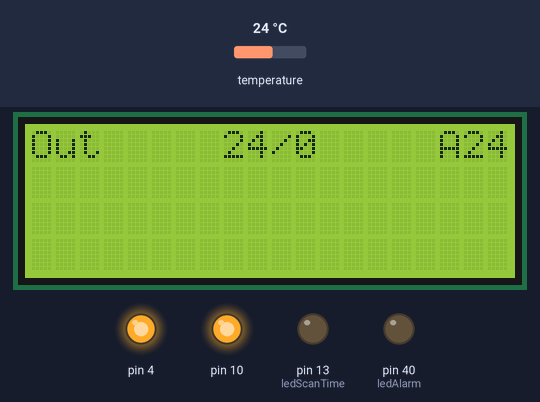
This sketch was run on a simulated Arduino Mega 2560, built with avr-gcc and run on an emulated ATmega2560. Shown: 20×4 character LCD, output pins drawn as LEDs (lit = HIGH). The inputs (shaded band) are chosen by the test bench; at power-on: temperature 24 °C. What the sketch prints to the serial monitor is not drawn.

Above: at 2.0 s.
2.1 s: temperature set to 12 °C
At 6.2 s:
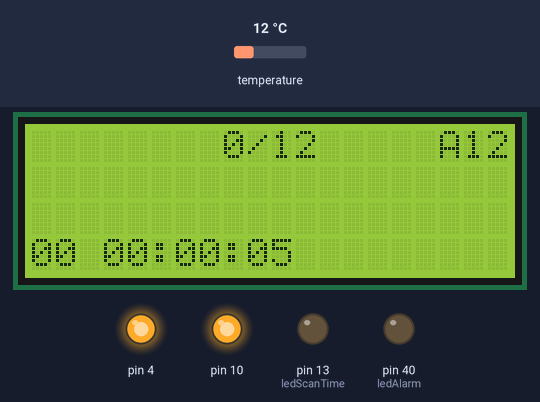
11.6 s: temperature set to 19 °C
At 16.4 s:
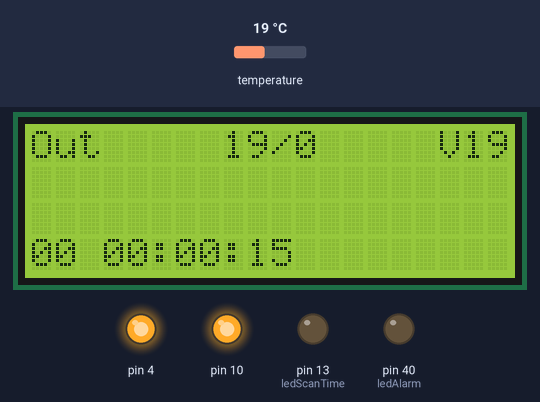
21.6 s: temperature set to 4 °C
At 31.3 s:
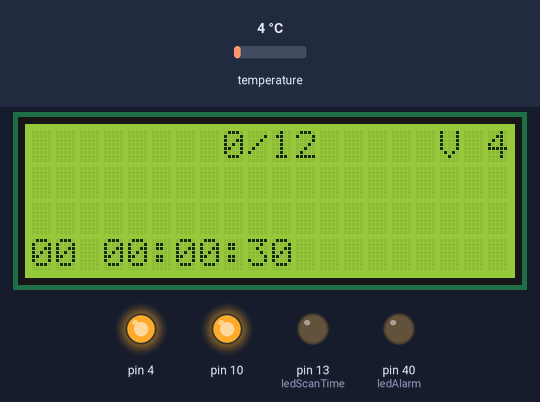
31.6 s: temperature set to 5.3 °C
At 45.5 s:
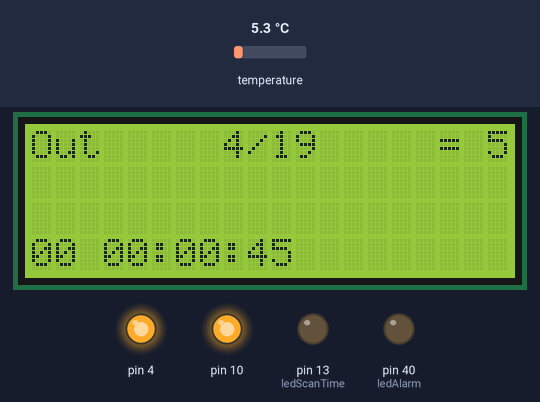
Timing chart, 0 to 66.5 s (numbered marks = the images above; inputs shaded):
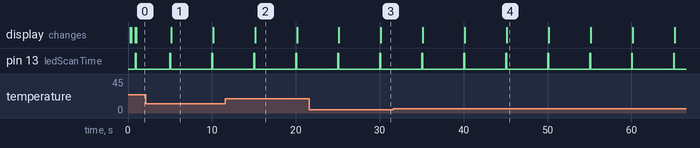

Measured:
- the behaviour switches between 4.9 and 5 °C on temperature (found by bisection; images 3 and 4)
- after the input at 21.6 s, the display: first changes after 3.5 s (image 3 shows a later state)
- by itself, pin 13 (ledScanTime): alternates HIGH for 0.11 s and LOW for 4.9 s
- what the display in image 1 shows lasts 5.0 s, from 5.1 s to 10.1 s

The sketch:

terarium.ino
```cpp
#include <LiquidCrystal_I2C.h>
#include <OneWire.h>
#include <DallasTemperature.h>
/*
  #if defined(ARDUINO) && ARDUINO > 18
  #include <SPI.h>
  #endif
  #include <Ethernet.h>
  #include <EthernetDHCP.h>
*/
// Data wire is plugged into port 2 on the Arduino
#define ONE_WIRE_BUS 2
#define TEMPERATURE_PRECISION 9

// initialize the library with the numbers of the interface pins
LiquidCrystal_I2C lcd(0x27, 20, 4);   // Задаем адрес и размерность дисплея.
#define MAX_DS1820_SENSORS 5

char displayBuf[200];

signed int TempPrev[MAX_DS1820_SENSORS];
char deltaT[MAX_DS1820_SENSORS]; // positive delta t 0 = warm, 1 cold

long scanTempInterval = 1000 * 5;        // Интервал замера температуры при больше 25 - не опрашиваются датчики во второй раз
long printInterval = 1000 * 5;           // Интервал обновления экрана при больше 25 - не опрашиваются датчики во второй раз

long previousScanTempMillis = 0;     // Предидущее время замера температуры
long previousPrintMillis = 0;        // Предидущее время обновления экрана

unsigned char sensorCount = 0;
char buf[40];
char bufSerial[20];
char bufFloat[40];

unsigned char screenSizeX = 20;
unsigned char screenSizeY = 4;

char ledScanTime = 13;
char ledAlarm    = 40;

bool isRestart = true;
bool isRepaint = false;
/*
  // Just a utility function to nicely format an IP address.
  const char* ip_to_str(const uint8_t* ipAddr)
  {
  static char buf[16];
  sprintf(buf, "%d.%d.%d.%d\0", ipAddr[0], ipAddr[1], ipAddr[2], ipAddr[3]);
  return buf;
  }
*/
struct sensorData
{
  DeviceAddress addr;     // Адрес датчика
  char name[20];          // Имя для отображения
  bool        trackMin;   // Отслеживать мин. температуру
  bool        trackMax;   // Отслеживать макс. температуру
  signed char minLimit;   // Минимальный лимит температуры
  signed char maxLimit;   // Максимальный лимит
  signed char minTemp;    // Минимальное значение температуры
  signed char maxTemp;    // Максимальное значение температуры
  signed char temp;       // Текущее значение температуры
};

//byte mac[] = {  0xDE, 0xAD, 0xBE, 0xEF, 0xdE, 0xED };
//byte server[] = { 192, 168, 0, 103 }; // ya.ru
//byte ip[] = { 192, 168, 0, 100 };
//byte server[] = { 77,88,21,3 }; // ya.ru

const int printRoundSize = 5;
int printRound[printRoundSize] = {0, 3, 4};

OneWire oneWire(ONE_WIRE_BUS);  // Setup a oneWire instance to communicate with any OneWire devices (not just Maxim/Dallas temperature ICs)
DallasTemperature sensors(&oneWire);    // Pass our oneWire reference to Dallas Temperature.
DeviceAddress insideThermometer, outsideThermometer;    // arrays to hold device addresses
sensorData sensorsParams[MAX_DS1820_SENSORS] = {
  0x28, 0x1A, 0xAE, 0xC7, 0x02, 0x0, 0x0, 0xEB, "Out", false, false, 0, 0, 0, 0, 0, //remote
  0x28, 0x93, 0xBB, 0xC7, 0x02, 0x00, 0x00, 0x39, "rename", false, true, 0, 30, 0, 0, 0
};

void roundRotate()
{
  int mem = printRound[0];
  for (int i = 0; i < printRoundSize - 1; i++)
  {
    printRound[i] = printRound[i + 1];
  }
  printRound[printRoundSize - 1] = mem;
}

void setup()
{
  pinMode(10, OUTPUT);
  pinMode(4, OUTPUT);
  digitalWrite(10, HIGH);
  digitalWrite(4, HIGH);

  delay(200);
  Serial.begin(9600);
  Serial1.begin(9600); // BT 18 - 19 Pins

  //  sprintf(displayBuf, "Attempting to obtain a DHCP lease...");
  //  Serial.println(displayBuf);
  /*
    EthernetDHCP.begin(mac);
    //    Ethernet.begin(mac, ip);
    const byte* ipAddr = EthernetDHCP.ipAddress();

    sprintf(displayBuf, "A DHCP lease has been obtained.");
    Serial.println(displayBuf);
    //    lcd.print(displayBuf);

    sprintf(displayBuf, "My IP address is  %s", ip_to_str(ipAddr));
    Serial.println(displayBuf);
  */
  lcd.init();                            // Инициализация lcd
  lcd.backlight();                       // Включаем подсветку
  lcd.clear();
  sensors.begin();
  oneWire.reset_search();
  for (int i = 0; i < MAX_DS1820_SENSORS; i++)
  {
    if (oneWire.search(sensorsParams[i].addr))
    {
      sensors.setResolution(sensorsParams[i].addr, TEMPERATURE_PRECISION);
      sensorCount++;
    }
    else
    {
      break;
    }
  }

  pinMode(ledScanTime, OUTPUT);
  pinMode(ledAlarm, OUTPUT);
  lcd.begin(screenSizeX, screenSizeY);
  lcd.setCursor(0, 0);
  sprintf(buf, "Found %d sensors", sensorCount);
  Serial.println(buf);
  lcd.print(buf);
  delay(500);
  lcd.clear();
  if (sensorCount == 0)
  {
    return;
  }

  digitalWrite(4, HIGH);
}

// function to print a device address
void printAddress(DeviceAddress deviceAddress)
{
  for (uint8_t i = 0; i < 8; i++)
  {
    // zero pad the address if necessary
    if (deviceAddress[i] < 16) Serial.print("0");
    Serial.print(deviceAddress[i], HEX);
  }
}

void getSensorData()
{
  byte present = 0;
  digitalWrite(ledScanTime, HIGH);
  sensors.requestTemperatures();
  bool isAlarm = false;
  for (int i = 0; i < sensorCount; i++)
  {
    int sensor = printRound[i];
    sensorsParams[sensor].temp = sensors.getTempC(sensorsParams[sensor].addr);

    if (TempPrev[sensor] > sensorsParams[sensor].temp)
    {
      deltaT[sensor] = 1;
    }
    else if (TempPrev[sensor] < sensorsParams[sensor].temp)
    {
      deltaT[sensor] = 0;
    }
    else
    {
      deltaT[sensor] = 2;
    }
    if (sensorsParams[sensor].temp < sensorsParams[sensor].minTemp || isRestart)
    {
      sensorsParams[sensor].minTemp = sensorsParams[sensor].temp;
      sprintf(buf, "New min temp %s - %d", sensorsParams[sensor].name, sensorsParams[sensor].minTemp);
      Serial.println(buf);
    }
    else if (sensorsParams[sensor].temp > sensorsParams[sensor].maxTemp || isRestart)
    {
      sensorsParams[sensor].maxTemp = sensorsParams[sensor].temp;
      sprintf(buf, "New max temp %s - %d", sensorsParams[sensor].name, sensorsParams[sensor].maxTemp);
      Serial.println(buf);
    }
    if (sensorsParams[sensor].trackMin && (sensorsParams[sensor].minLimit > sensorsParams[sensor].temp))
    {
      isAlarm = true;
    }

    if (sensorsParams[sensor].trackMax && (sensorsParams[sensor].maxLimit < sensorsParams[sensor].temp))
    {
      isAlarm = true;
    }

    TempPrev[sensor] = sensorsParams[sensor].temp;
  }

  if (isAlarm)
  {
    digitalWrite(ledAlarm, HIGH);
  }
  else
  {
    digitalWrite(ledAlarm, LOW);
  }

  digitalWrite(ledScanTime, LOW);
  isRepaint = true;
}

char* getName(DeviceAddress deviceAddress)
{
  bool isFound = false;
  uint8_t foundId = 0;

  for (uint8_t i = 0; i < sizeof(sensorsParams); i++)
  {
    if (compareAddres(sensorsParams[i].addr, deviceAddress))
    {
      isFound = true;
      foundId = i;
    }
  }
  if (isFound)
  {
    return (sensorsParams[foundId].name);
  }
  else
  {
    return "Unknow sensor";
  }
}

bool compareAddres(DeviceAddress deviceAddress, DeviceAddress deviceAddress2)
{
  int count = 0;
  for (uint8_t i = 0; i < 8; i++)
  {
    // zero pad the address if necessary
    if (deviceAddress[i] == deviceAddress2[i])
      count ++;
  }
  return count == 8;
}

/*
  void sendTemp()
  {
  char url[50] = "/test.php\0";
  char params[50] = "?sensor_id=2&temperatura=23\0";
  sendToServer(url, params);
  }
*/

void printTemp()
{
  int startSensor = 0;
  int sensorPrintCount = min(sensorCount, screenSizeY - 1);
  const int n = 0;
  for (int lineNum = startSensor; lineNum < sensorPrintCount; lineNum++)
    //    for(int lineNum=startSensor; lineNum < sensorPrintCount; lineNum++)
  {

    int sensor = printRound[lineNum];

    //char url[50] = "/test.php\0";
    //        char params[50] = "?sensor_id=2&temperatura=23\0";

    dtostrf(sensorsParams[sensor].temp, 2, n, bufFloat);

    sprintf(displayBuf, "?sensor_id=%i&temperatura=%i\0", sensor, sensorsParams[sensor].temp);

    Serial.println(getName(sensorsParams[sensor].addr));

    Serial.println(displayBuf);
    //sendToServer(url, displayBuf);
    //        int sensor = lineNum;
    lcd.setCursor(0, lineNum);
    if (sensorsParams[sensor].trackMin && (sensorsParams[sensor].minLimit > sensorsParams[sensor].temp))
    {
      lcd.print("!Min");
    }
    if (sensorsParams[sensor].trackMax && (sensorsParams[sensor].maxLimit < sensorsParams[sensor].temp))
    {
      lcd.print("!Max");
    }
    lcd.print(getName(sensorsParams[sensor].addr));

    lcd.setCursor(8, lineNum);
    lcd.print(sensorsParams[sensor].minTemp);
    lcd.print("/");
    lcd.print(sensorsParams[sensor].maxTemp);

    dtostrf(sensorsParams[sensor].temp, 2, n, bufFloat);
    lcd.setCursor(screenSizeX - strlen(bufFloat) - 1, lineNum);

    if (deltaT[sensor] == 0)
    {
      //lcd.print(217, BYTE); // up
      //lcd.print("\0xD9");
      lcd.print("A");
    }
    else if (deltaT[sensor] == 1)
    {
      //lcd.print(218, BYTE); // down
      //lcd.print("\0xDA");
      lcd.print("V");
    }
    else
    {
      //lcd.print(239, BYTE); //round
      //lcd.print("\0xEF");
      lcd.print("=");
    }

    lcd.print(bufFloat);
    //        sprintf(buf, "%d:%d Min:%d Max:%d", sensor+1, sensorsParams[sensor].temp, sensorsParams[sensor].minTemp, sensorsParams[sensor].maxTemp);

  }

  Serial1.write( Serial.read() );

  isRepaint = false;
  roundRotate();
}

void printTime()
{
  unsigned long Seconds = millis() / 1000;
  const unsigned long  SecondsInDay = 60 * 60 * 24;
  int day = Seconds / SecondsInDay;
  // Отбрасываем дни
  Seconds %= SecondsInDay;
  int hours = Seconds / 3600;
  // Отбрасываем часы
  Seconds %= 3600;
  // Вычисляем и выводим количество минут
  int mins = Seconds / 60;
  // Вычисляем и выводим количество секунд
  Seconds = Seconds % 60;
  lcd.setCursor(0, screenSizeY - 1);
  sprintf(buf, "%02d %02d:%02d:%02d", day, hours, mins, Seconds);
  lcd.print(buf);
}

void loop(void)
{
  unsigned long currentMillis = millis();
  if (isRestart)
  {
    getSensorData();
    if (isRepaint)
    {
      printTemp();
    }
    isRestart = false;
  }
  if (currentMillis - previousScanTempMillis > scanTempInterval)
  {
    previousScanTempMillis = currentMillis;
    getSensorData();
  }
  if (currentMillis - previousPrintMillis > printInterval /*|| isRepaint*/)
  {
    lcd.clear();
    previousPrintMillis = currentMillis;
    printTemp();
    printTime();
  }
  char c;
  if (Serial1.available())
  {
    c = Serial1.read();
    if (c == 't')
      postBTData();
  }
  if (Serial.available())
  {
    c = Serial.read();
    if (c == 't')
      postBTData();
  }
}

void postBTData()
{
  Serial1.print("postBTData");

  int startSensor = 0;
  int sensorPrintCount = min(sensorCount, screenSizeY - 1);
  const int n = 0;
  for (int lineNum = startSensor; lineNum < sensorPrintCount; lineNum++)
  {
    int sensor = printRound[lineNum];
    dtostrf(sensorsParams[sensor].temp, 2, n, bufFloat);
    //sprintf(displayBuf, "?sensor_id=%i&temperatura=%i\0", sensor, sensorsParams[sensor].temp);
    Serial1.print(getName(sensorsParams[sensor].addr));
    Serial1.print(";");
    Serial1.print(sensorsParams[sensor].minTemp);
    Serial1.print(";");
    Serial1.print(sensorsParams[sensor].maxTemp);
    Serial1.print(";");
    dtostrf(sensorsParams[sensor].temp, 2, n, bufFloat);
    /*
        lcd.setCursor(screenSizeX - strlen(bufFloat) - 1, lineNum);
        if (deltaT[sensor] == 0)
        {
          //lcd.print(217, BYTE); // up
          //lcd.print("\0xD9");
          lcd.print("A");
        }
        else if (deltaT[sensor] == 1)
        {
          //lcd.print(218, BYTE); // down
          //lcd.print("\0xDA");
          lcd.print("V");
        }
        else
        {
          //lcd.print(239, BYTE); //round
          //lcd.print("\0xEF");
          lcd.print("=");
        }
    */
    Serial1.println(bufFloat);
    //        sprintf(buf, "%d:%d Min:%d Max:%d", sensor+1, sensorsParams[sensor].temp, sensorsParams[sensor].minTemp, sensorsParams[sensor].maxTemp);

  }
}
```
